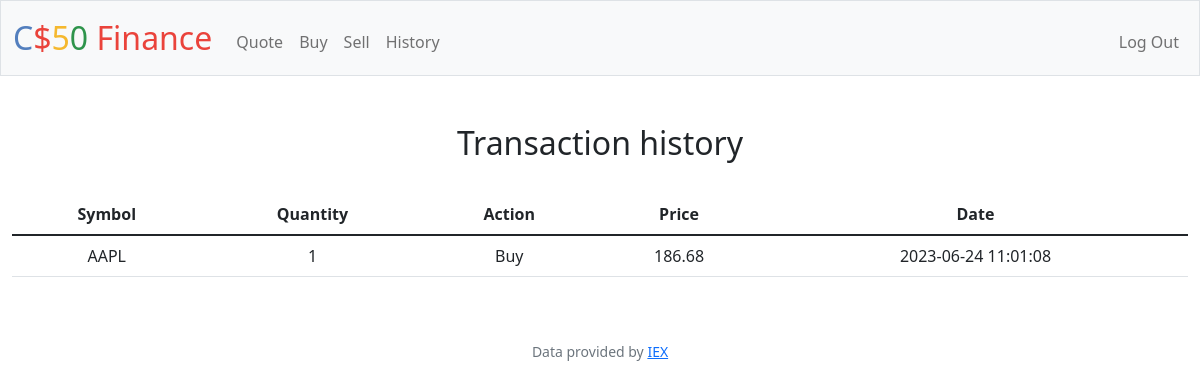
The page /history (signed in) on the database its author committed.
### tables this page shows
CREATE TABLE 'history' ('user_id' INTEGER, 'symbol' TEXT, 'quantity' NUMERIC, 'action' TEXT, 'price' NUMERIC, 'time' DATETIME, 'id' INTEGER);

### app.py (the view)
@app.route("/history", methods=["GET"])
@login_required
def history():
    id = session["user_id"]
    history = db.execute("SELECT * FROM history WHERE user_id == ?", id)
    return render_template("history.html", history=history)

### app.py (called while the page is built)
@app.after_request
def after_request(response):
    response.headers["Cache-Control"] = "no-cache, no-store, must-revalidate"
    response.headers["Expires"] = 0
    response.headers["Pragma"] = "no-cache"
    return response

### helpers.py (called while the page is built)
def login_required(f):
    @wraps(f)
    def decorated_function(*args, **kwargs):
        if session.get("user_id") is None:
            return redirect("/login")
        return f(*args, **kwargs)
    return decorated_function

### templates/history.html (shortened to what this page needs)
{% extends "layout.html" %}
{% block main %}
    <h2>Transaction history</h2>
    <br>
    <table class="table">
        <thead class="thead-dark">
            <tr>
                <th scope="col">Symbol</th>
                <th scope="col">Quantity</th>
                <th scope="col">Action</th>
                <th scope="col">Price</th>
                <th scope="col">Date</th>
            </tr>
        </thead>
        {%for i in range(history | length)%}
        <tbody>
            <tr>
                        <td>{{ history[i]['symbol'] }}</td>
                        <td>{{ history[i]['quantity'] }}</td>
                        <td>{{ history[i]['action'] }}</td>
                        <td>{{ history[i]['price'] }}</td>
                        <td>{{ history[i]['time'] }}</td>
            </tr>
        </tbody>
        {%endfor%}
    </table>
{% endblock %}

### rows shown on the page
history: symbol "AAPL", quantity "1", action "Buy", price "186.68", time "2023-06-24 11:01:08"
